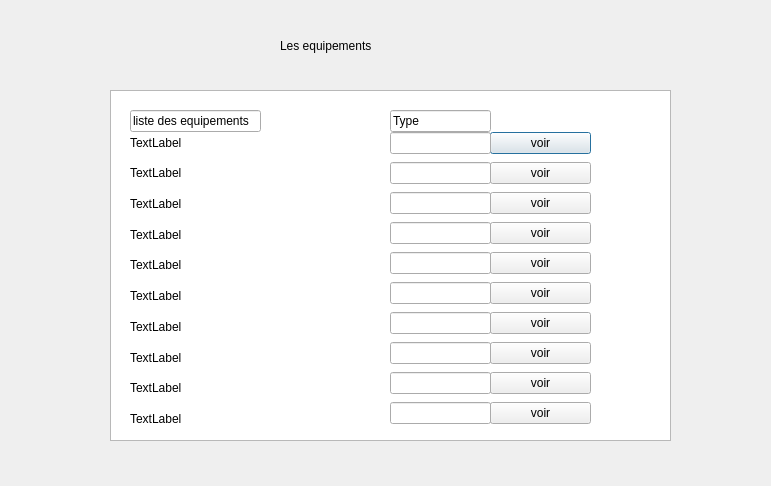
<?xml version="1.0" encoding="UTF-8"?>
<ui version="4.0">
 <class>SupprimerArchitecte</class>
 <widget class="QDialog" name="SupprimerArchitecte">
  <property name="geometry">
   <rect>
    <x>0</x>
    <y>0</y>
    <width>771</width>
    <height>486</height>
   </rect>
  </property>
  <property name="windowTitle">
   <string>Voir Equipements</string>
  </property>
  <widget class="QLabel" name="label">
   <property name="geometry">
    <rect>
     <x>280</x>
     <y>10</y>
     <width>261</width>
     <height>71</height>
    </rect>
   </property>
   <property name="styleSheet">
    <string notr="true">font: 700 20pt &quot;Segoe UI&quot;;</string>
   </property>
   <property name="text">
    <string>Les equipements</string>
   </property>
  </widget>
  <widget class="QColumnView" name="columnView">
   <property name="geometry">
    <rect>
     <x>110</x>
     <y>90</y>
     <width>561</width>
     <height>351</height>
    </rect>
   </property>
  </widget>
  <widget class="QWidget" name="verticalLayoutWidget">
   <property name="geometry">
    <rect>
     <x>490</x>
     <y>130</y>
     <width>101</width>
     <height>301</height>
    </rect>
   </property>
   <layout class="QVBoxLayout" name="verticalLayout_2">
    <item>
     <widget class="QPushButton" name="pushButton_2">
      <property name="text">
       <string>voir</string>
      </property>
     </widget>
    </item>
    <item>
     <widget class="QPushButton" name="pushButton_7">
      <property name="text">
       <string>voir</string>
      </property>
     </widget>
    </item>
    <item>
     <widget class="QPushButton" name="pushButton_8">
      <property name="text">
       <string>voir</string>
      </property>
     </widget>
    </item>
    <item>
     <widget class="QPushButton" name="pushButton_10">
      <property name="text">
       <string>voir</string>
      </property>
     </widget>
    </item>
    <item>
     <widget class="QPushButton" name="pushButton_9">
      <property name="text">
       <string>voir</string>
      </property>
     </widget>
    </item>
    <item>
     <widget class="QPushButton" name="pushButton_6">
      <property name="text">
       <string>voir</string>
      </property>
     </widget>
    </item>
    <item>
     <widget class="QPushButton" name="pushButton_4">
      <property name="text">
       <string>voir</string>
      </property>
     </widget>
    </item>
    <item>
     <widget class="QPushButton" name="pushButton_5">
      <property name="text">
       <string>voir</string>
      </property>
     </widget>
    </item>
    <item>
     <widget class="QPushButton" name="pushButton_3">
      <property name="text">
       <string>voir</string>
      </property>
     </widget>
    </item>
    <item>
     <widget class="QPushButton" name="pushButton">
      <property name="text">
       <string>voir</string>
      </property>
     </widget>
    </item>
   </layout>
  </widget>
  <widget class="QWidget" name="verticalLayoutWidget_2">
   <property name="geometry">
    <rect>
     <x>130</x>
     <y>130</y>
     <width>261</width>
     <height>301</height>
    </rect>
   </property>
   <layout class="QVBoxLayout" name="verticalLayout_3">
    <item>
     <widget class="QLabel" name="label_3">
      <property name="text">
       <string>TextLabel</string>
      </property>
     </widget>
    </item>
    <item>
     <widget class="QLabel" name="label_4">
      <property name="text">
       <string>TextLabel</string>
      </property>
     </widget>
    </item>
    <item>
     <widget class="QLabel" name="label_5">
      <property name="text">
       <string>TextLabel</string>
      </property>
     </widget>
    </item>
    <item>
     <widget class="QLabel" name="label_6">
      <property name="text">
       <string>TextLabel</string>
      </property>
     </widget>
    </item>
    <item>
     <widget class="QLabel" name="label_9">
      <property name="text">
       <string>TextLabel</string>
      </property>
     </widget>
    </item>
    <item>
     <widget class="QLabel" name="label_8">
      <property name="text">
       <string>TextLabel</string>
      </property>
     </widget>
    </item>
    <item>
     <widget class="QLabel" name="label_10">
      <property name="text">
       <string>TextLabel</string>
      </property>
     </widget>
    </item>
    <item>
     <widget class="QLabel" name="label_7">
      <property name="text">
       <string>TextLabel</string>
      </property>
     </widget>
    </item>
    <item>
     <widget class="QLabel" name="label_11">
      <property name="text">
       <string>TextLabel</string>
      </property>
     </widget>
    </item>
    <item>
     <widget class="QLabel" name="label_2">
      <property name="text">
       <string>TextLabel</string>
      </property>
     </widget>
    </item>
   </layout>
  </widget>
  <widget class="QWidget" name="verticalLayoutWidget_3">
   <property name="geometry">
    <rect>
     <x>390</x>
     <y>130</y>
     <width>101</width>
     <height>301</height>
    </rect>
   </property>
   <layout class="QVBoxLayout" name="verticalLayout_4">
    <item>
     <widget class="QLineEdit" name="lineEdit_2"/>
    </item>
    <item>
     <widget class="QLineEdit" name="lineEdit_9"/>
    </item>
    <item>
     <widget class="QLineEdit" name="lineEdit_10"/>
    </item>
    <item>
     <widget class="QLineEdit" name="lineEdit_8"/>
    </item>
    <item>
     <widget class="QLineEdit" name="lineEdit_7"/>
    </item>
    <item>
     <widget class="QLineEdit" name="lineEdit_6"/>
    </item>
    <item>
     <widget class="QLineEdit" name="lineEdit_5"/>
    </item>
    <item>
     <widget class="QLineEdit" name="lineEdit_4"/>
    </item>
    <item>
     <widget class="QLineEdit" name="lineEdit_3"/>
    </item>
    <item>
     <widget class="QLineEdit" name="lineEdit"/>
    </item>
   </layout>
  </widget>
  <widget class="QLineEdit" name="lineEdit_11">
   <property name="geometry">
    <rect>
     <x>130</x>
     <y>110</y>
     <width>131</width>
     <height>22</height>
    </rect>
   </property>
   <property name="text">
    <string>liste des equipements </string>
   </property>
  </widget>
  <widget class="QLineEdit" name="lineEdit_12">
   <property name="geometry">
    <rect>
     <x>390</x>
     <y>110</y>
     <width>101</width>
     <height>22</height>
    </rect>
   </property>
   <property name="text">
    <string>Type</string>
   </property>
  </widget>
 </widget>
 <resources/>
 <connections/>
</ui>
